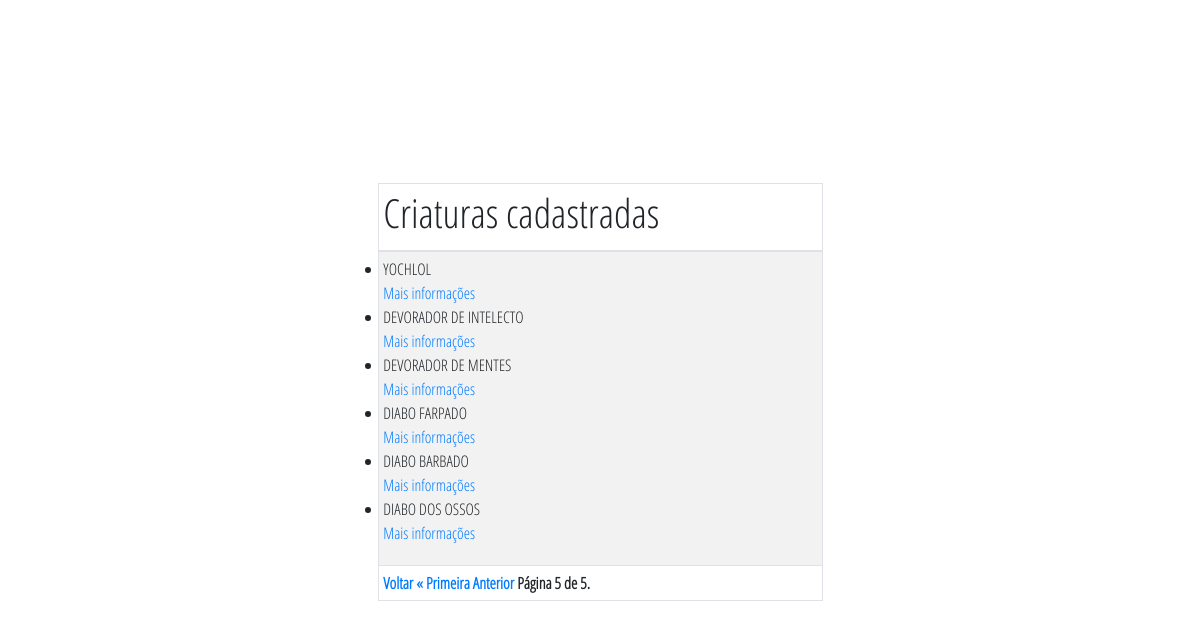
Before: /criaturas-cadastradas/?page=5 with the older database file.
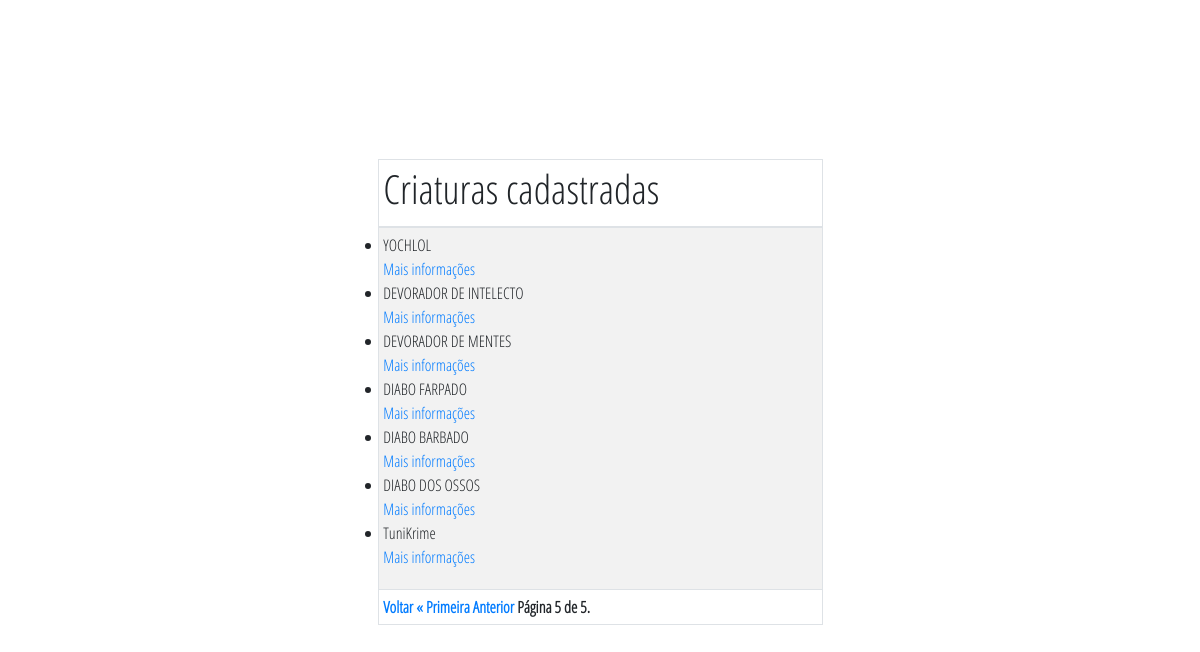
After: the same page with the newer database file.
### bestiario_frontend/models.py (models this page shows)
class Criatura(models.Model):
    nickname = models.CharField(unique=True, max_length=100)
    atributos = models.TextField()
    status_combate = models.CharField(max_length=1024)
    tamanho = models.CharField(max_length=1024)
    conhecimento = models.CharField(max_length=1024)
    alinhamento = models.CharField(max_length=1024)
    resistencia = models.CharField(max_length=1024)
    acoes = models.TextField()
    magias = models.TextField()
    class Meta:
        db_table = 'criatura'

### bestiario_frontend/views.py (the view)
# urls.py: path('criaturas-cadastradas/', views.criaturasCadastradas, name='criaturas-cadastradas'),
def criaturasCadastradas(request):
    criaturas = Criatura.objects.all()
    paginator = Paginator(criaturas, 10)
    page = request.GET.get('page')
    criatura = paginator.get_page(page)
    return render(request, 'criaturas-cadastradas.html', {'criaturas': criatura})

### bestiario_frontend/templates/criaturas-cadastradas.html (shortened to what this page needs)
<!DOCTYPE html>
<html lang="en">
<head>
    {% load static %}
    <link href='{% static "style.css" %}' type="text/css" rel="stylesheet" />
    <link rel="stylesheet" href="{% static 'css/bootstrap.min.css' %}">
    <link rel="stylesheet" href="{% static 'fa/css/all.min.css' %}">
</head>
<body>
    <div class="container py-5 h-100">
        <div class="row d-flex justify-content-center align-items-center h-100">
            <div class="col-12 col-md-8 col-lg-6 col-xl-5">
                <table id="dtBasicExample" class="table table-striped table-bordered table-sm" cellspacing="0" width="100%">
                    <thead>
                        <tr>
                        <th class="th-sm"><h1>Criaturas cadastradas</h1>
                        </th>
                        </tr>
                    </thead>
                    <tbody>
                        <tr>
                            <td>
                                <ul>
                                    {% for criatura in criaturas %}
                                        <li>
                                            {{ criatura.nickname }}<br>
                                            <a href="{{ criatura.id }}">Mais informações</a>
                                        </li>
                                    {% endfor %}
                                </ul>
                            </td>
                        </tr>
                    </tbody>
                    <tfoot>
                        <tr>
                            <th>
                                <a href="{% url 'painel' %}">Voltar</a>
                                <span class="step-links">{% if criaturas.has_previous %}<a href="?page=1">&laquo; Primeira</a>{% endif %}</span>
                                <span class="step-links">{% if criaturas.has_previous %}<a href="?page={{ criaturas.previous_page_number }}">Anterior</a>{% endif %}</span>
                                <span class="current">Página {{ criaturas.number }} de {{ criaturas.paginator.num_pages }}.</span>
                            </tr>
                      </tfoot>
                </table>
            </div>
        </div>
    </div>
</body>
</html>

Changed rows visible on the page:
added Criatura: nickname "TuniKrime"
